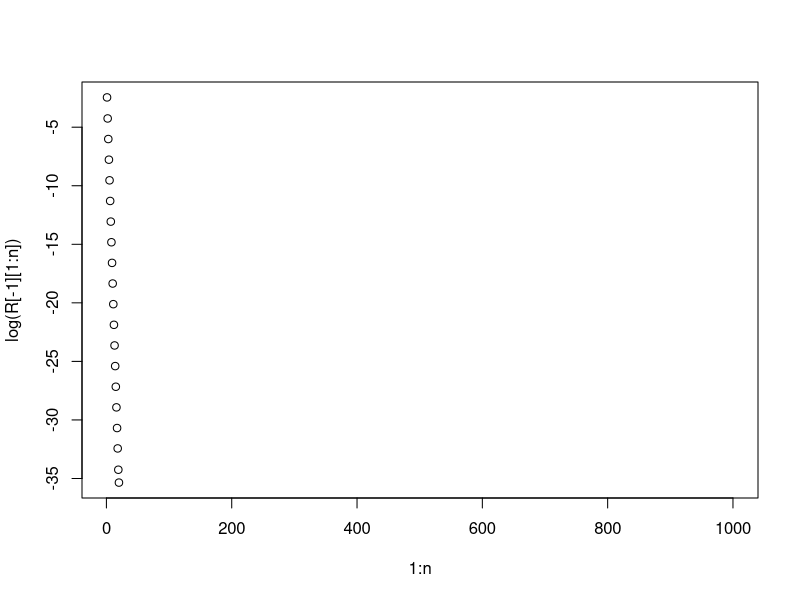

The R source for this figure:
rm(list = ls(all = TRUE))

#on choist jusqu'a quel n on éxecute 
n = 10^3
#initialisation en de la suite.
u = 1
#le vecteur en trouvant tout les thermes
for(i in 1:n){
  u = c(u , (u[i]+2)/(u[i]+1))
}
u
#vecteur rn
R=abs(u - sqrt(2))
R

f <- function(x){
  r <- (x + 2) / (x + 1)
  return(r)
}

u <- function(u,n){
  res = c()
  res[0] = u
  
  for(i in 0:n){
   res[i+1] = f(res[i])
  }
  return(res)
}
u(2,10)
pos <- min(which(R < (10^-3)))
pos1 <- min(which(R < (10^-10)))
pos
pos1
plot(1:n, log(R[-1][1:n]))